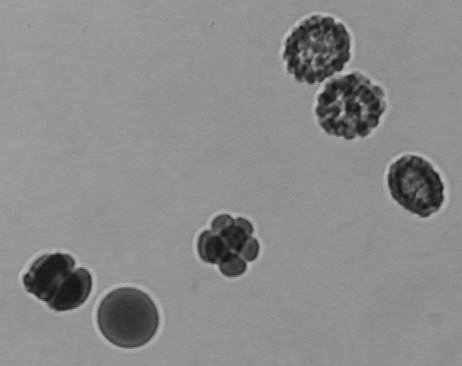
#> input picture 02a_image_processing/data/embryos_grey.tif, 462 x 366 px
$ jupyter execute 09_binary_mask_refinement.ipynb
#> lines starting #> are read from the running program, lines starting #| are printed output that depends on the picture; after the words box and inside, x2 and y2 are one past the last pixel; in counts of white or black regions, pixels touching at a corner belong together
# Binary mask refinement / morphological operations
Post-processing is a simple and efficient technique for post-processing segmentation results, e.g. to fill holes or smooth outlines.

See also
* [Closing](https://en.wikipedia.org/wiki/Closing_(morphology))

We start with the segmented `embryos_grey.tif` example image. This image is a single-channel crop of an image known from the ImageJ example images.

[cell 1]
from skimage.io import imread
from skimage import filters
from skimage.morphology import disk, binary_erosion, binary_dilation, binary_opening, binary_closing
import numpy as np
from scipy.ndimage import binary_fill_holes
import stackview

[cell 2]
# load image
image = imread('data/embryos_grey.tif')
#> image is the input picture: shape (366, 462); min 18, max 194, mean 138.2

# binarize the image
binary_image = image < 128
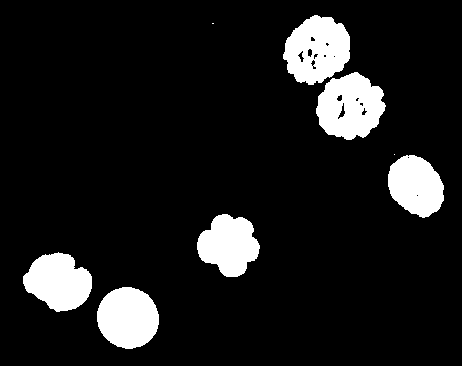
#> binary_image: shape (366, 462) bool; 10.6% white; 8 white regions (2 under 20 px), largest, box (x1, y1, x2, y2) and area: (316, 72, 386, 140) 3337, (283, 15, 350, 85) 3335, (97, 287, 159, 349) 2991, (23, 252, 92, 312) 2881, (197, 214, 260, 277) 2753, (388, 155, 444, 218) 2591

stackview.imshow(binary_image)
#> (this line was passed over: stackview is not available in this run)

## Binary erosion
[Binary erosion](https://scikit-image.org/docs/dev/api/skimage.morphology.html#skimage.morphology.binary_erosion) turns white pixels black which have a black neighboring pixel. The neighborhood is defined by a [structuring element](https://scikit-image.org/docs/stable/auto_examples/numpy_operations/plot_structuring_elements.html). Thus, coastlines of the islands are eroded.

[cell 3]
eroded1 = binary_erosion(binary_image, disk(1))
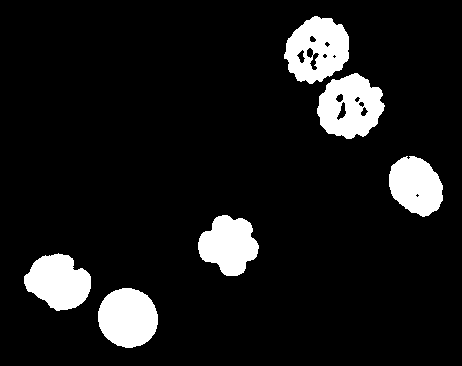
#> eroded1: shape (366, 462) bool; 9.8% white; 6 white regions, box (x1, y1, x2, y2) and area: (317, 73, 385, 139) 3040, (284, 16, 349, 84) 3007, (98, 288, 158, 348) 2817, (24, 253, 91, 311) 2695, (198, 215, 259, 276) 2563, (389, 156, 443, 217) 2418
stackview.imshow(eroded1)
#> (this line was passed over: stackview is not available in this run)

[cell 4]
eroded4 = binary_erosion(binary_image, disk(4))
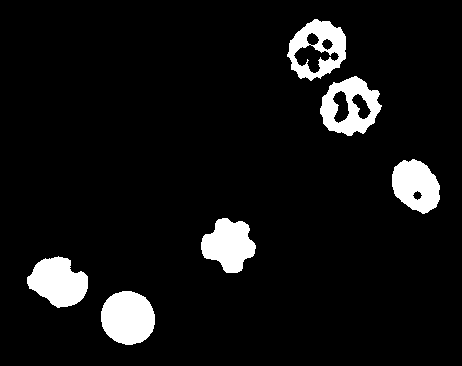
#> eroded4: shape (366, 462) bool; 7.3% white; 6 white regions, box (x1, y1, x2, y2) and area: (101, 291, 155, 345) 2303, (27, 256, 88, 308) 2146, (320, 76, 382, 136) 2048, (201, 218, 256, 273) 2015, (287, 19, 346, 81) 1880, (392, 159, 440, 214) 1878
stackview.imshow(eroded4)
#> (this line was passed over: stackview is not available in this run)

## Binary dilation
Analogously, dilation turns black pixels white which have a white neighbor.

[cell 5]
dilated1 = binary_dilation(binary_image, disk(1))
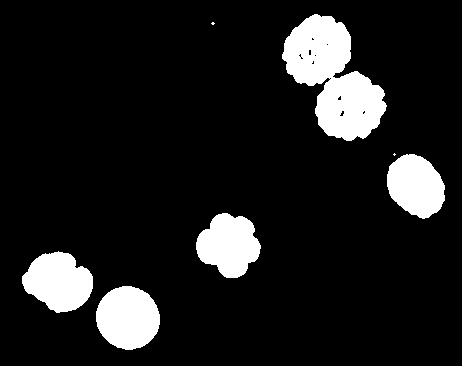
#> dilated1: shape (366, 462) bool; 11.4% white; 7 white regions (2 under 20 px), largest, box (x1, y1, x2, y2) and area: (282, 14, 387, 141) 7247, (96, 286, 160, 350) 3169, (22, 251, 93, 313) 3071, (196, 213, 261, 278) 2947, (387, 154, 445, 219) 2763
stackview.imshow(dilated1)
#> (this line was passed over: stackview is not available in this run)

[cell 6]
dilated4 = binary_dilation(binary_image, disk(4))
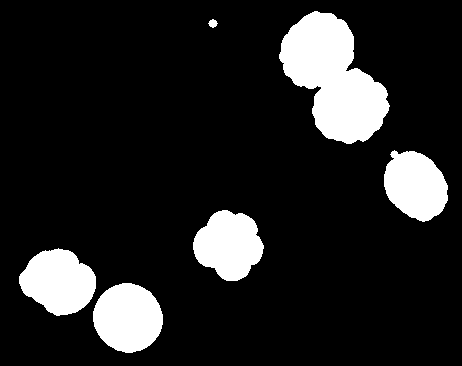
#> dilated4: shape (366, 462) bool; 13.6% white; 6 white regions, box (x1, y1, x2, y2) and area: (279, 11, 390, 144) 8575, (93, 283, 163, 353) 3763, (19, 248, 96, 316) 3695, (193, 210, 264, 281) 3568, (384, 150, 448, 222) 3377, (208, 19, 218, 28) 58
stackview.imshow(dilated4)
#> (this line was passed over: stackview is not available in this run)

## Fill holes
Another important operation is [fill holes](https://docs.scipy.org/doc/scipy-0.14.0/reference/generated/scipy.ndimage.morphology.binary_fill_holes.html) which is part of the scipy package.

[cell 7]
filled = binary_fill_holes(binary_image)
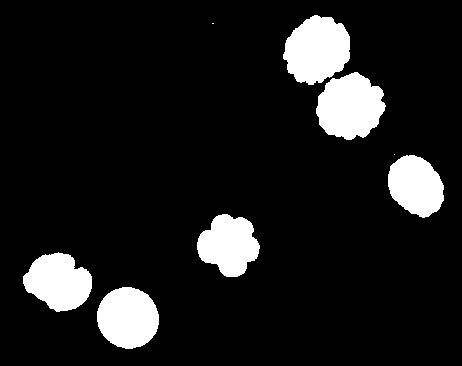
#> filled: shape (366, 462) bool; 10.7% white; 8 white regions (2 under 20 px), largest, box (x1, y1, x2, y2) and area: (283, 15, 350, 85) 3445, (316, 72, 386, 140) 3432, (97, 287, 159, 349) 2991, (23, 252, 92, 312) 2881, (197, 214, 260, 277) 2753, (388, 155, 444, 218) 2593
stackview.imshow(filled)
#> (this line was passed over: stackview is not available in this run)

## Binary closing and opening
By combining operations such as erosion and dilation subsequently, one can close and open binary images.

[cell 8]
opened = binary_opening(binary_image, disk(4))
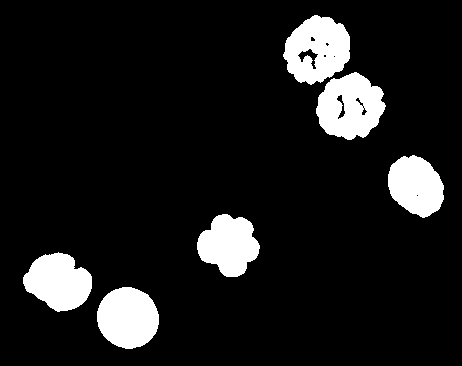
#> opened: shape (366, 462) bool; 10.5% white; 6 white regions, box (x1, y1, x2, y2) and area: (316, 72, 386, 140) 3295, (283, 15, 350, 85) 3257, (97, 287, 159, 349) 2986, (23, 252, 92, 312) 2867, (197, 214, 260, 277) 2744, (388, 155, 444, 218) 2574
stackview.imshow(opened)
#> (this line was passed over: stackview is not available in this run)
